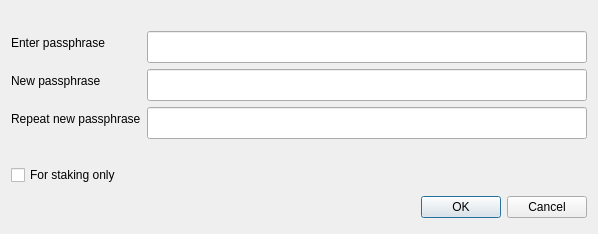
<?xml version="1.0" encoding="UTF-8"?>
<ui version="4.0">
 <class>AskPassphraseDialog</class>
 <widget class="QDialog" name="AskPassphraseDialog">
  <property name="geometry">
   <rect>
    <x>0</x>
    <y>0</y>
    <width>598</width>
    <height>198</height>
   </rect>
  </property>
  <property name="sizePolicy">
   <sizepolicy hsizetype="Preferred" vsizetype="Minimum">
    <horstretch>0</horstretch>
    <verstretch>0</verstretch>
   </sizepolicy>
  </property>
  <property name="minimumSize">
   <size>
    <width>550</width>
    <height>0</height>
   </size>
  </property>
  <property name="windowTitle">
   <string>Passphrase Dialog</string>
  </property>
  <layout class="QVBoxLayout" name="verticalLayout">
   <item>
    <widget class="QLabel" name="warningLabel">
     <property name="textFormat">
      <enum>Qt::RichText</enum>
     </property>
     <property name="wordWrap">
      <bool>true</bool>
     </property>
    </widget>
   </item>
   <item>
    <layout class="QFormLayout" name="formLayout">
     <property name="fieldGrowthPolicy">
      <enum>QFormLayout::AllNonFixedFieldsGrow</enum>
     </property>
     <item row="0" column="0">
      <widget class="QLabel" name="passLabel1">
       <property name="text">
        <string>Enter passphrase</string>
       </property>
      </widget>
     </item>
     <item row="0" column="1">
      <widget class="QLineEdit" name="passEdit1">
       <property name="minimumSize">
        <size>
         <width>0</width>
         <height>32</height>
        </size>
       </property>
       <property name="maximumSize">
        <size>
         <width>16777215</width>
         <height>32</height>
        </size>
       </property>
       <property name="echoMode">
        <enum>QLineEdit::Password</enum>
       </property>
      </widget>
     </item>
     <item row="1" column="0">
      <widget class="QLabel" name="passLabel2">
       <property name="text">
        <string>New passphrase</string>
       </property>
      </widget>
     </item>
     <item row="1" column="1">
      <widget class="QLineEdit" name="passEdit2">
       <property name="minimumSize">
        <size>
         <width>0</width>
         <height>32</height>
        </size>
       </property>
       <property name="maximumSize">
        <size>
         <width>16777215</width>
         <height>32</height>
        </size>
       </property>
       <property name="echoMode">
        <enum>QLineEdit::Password</enum>
       </property>
      </widget>
     </item>
     <item row="2" column="0">
      <widget class="QLabel" name="passLabel3">
       <property name="text">
        <string>Repeat new passphrase</string>
       </property>
      </widget>
     </item>
     <item row="2" column="1">
      <widget class="QLineEdit" name="passEdit3">
       <property name="minimumSize">
        <size>
         <width>0</width>
         <height>32</height>
        </size>
       </property>
       <property name="maximumSize">
        <size>
         <width>16777215</width>
         <height>32</height>
        </size>
       </property>
       <property name="echoMode">
        <enum>QLineEdit::Password</enum>
       </property>
      </widget>
     </item>
     <item row="3" column="1">
      <widget class="QLabel" name="capsLabel">
       <property name="font">
        <font>
         <weight>75</weight>
         <bold>true</bold>
        </font>
       </property>
       <property name="text">
        <string/>
       </property>
       <property name="alignment">
        <set>Qt::AlignCenter</set>
       </property>
      </widget>
     </item>
     <item row="4" column="0">
      <widget class="QCheckBox" name="stakingCheckBox">
       <property name="enabled">
        <bool>true</bool>
       </property>
       <property name="visible">
        <bool>false</bool>
       </property>
       <property name="toolTip">
        <string>Serves to disable the trivial sendmoney when OS account compromised. Provides no real security.</string>
       </property>
       <property name="text">
        <string>For staking only</string>
       </property>
      </widget>
     </item>
    </layout>
   </item>
   <item>
    <widget class="QDialogButtonBox" name="buttonBox">
     <property name="minimumSize">
      <size>
       <width>0</width>
       <height>32</height>
      </size>
     </property>
     <property name="maximumSize">
      <size>
       <width>16777215</width>
       <height>32</height>
      </size>
     </property>
     <property name="orientation">
      <enum>Qt::Horizontal</enum>
     </property>
     <property name="standardButtons">
      <set>QDialogButtonBox::Cancel|QDialogButtonBox::Ok</set>
     </property>
    </widget>
   </item>
  </layout>
 </widget>
 <resources/>
 <connections>
  <connection>
   <sender>buttonBox</sender>
   <signal>accepted()</signal>
   <receiver>AskPassphraseDialog</receiver>
   <slot>accept()</slot>
   <hints>
    <hint type="sourcelabel">
     <x>248</x>
     <y>254</y>
    </hint>
    <hint type="destinationlabel">
     <x>157</x>
     <y>274</y>
    </hint>
   </hints>
  </connection>
  <connection>
   <sender>buttonBox</sender>
   <signal>rejected()</signal>
   <receiver>AskPassphraseDialog</receiver>
   <slot>reject()</slot>
   <hints>
    <hint type="sourcelabel">
     <x>316</x>
     <y>260</y>
    </hint>
    <hint type="destinationlabel">
     <x>286</x>
     <y>274</y>
    </hint>
   </hints>
  </connection>
 </connections>
</ui>
